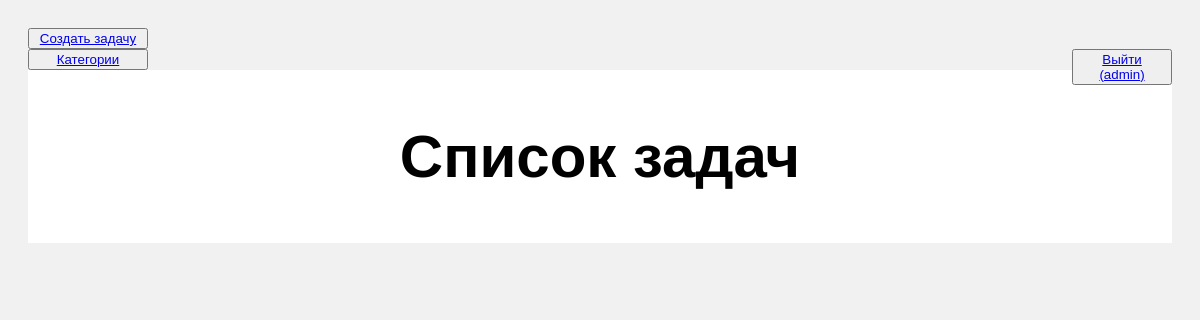
Before: / (signed in) with the older database file.
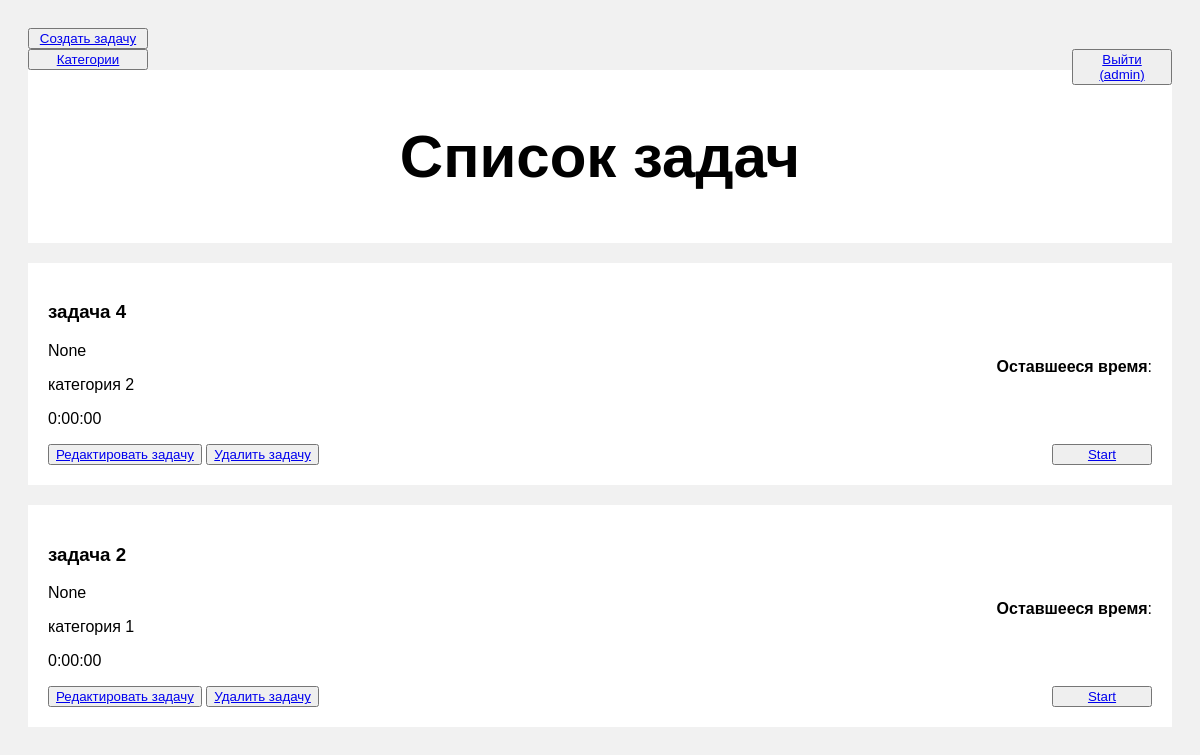
After: the same page with the newer database file.
### core/models.py (models this page shows)
class Account(AbstractUser):
    telegram_nickname = models.CharField(max_length=50)
    class Meta:
        verbose_name_plural = 'Accounts'

### tasks/models.py (models this page shows, shortened)
class Task(models.Model):
    text = models.CharField(max_length=70, validators=[MinLengthValidator(limit_value=5, message='От 5 символов')])
    description = models.CharField(max_length=300, blank=True)
    deadline = models.DateTimeField('deadline', blank=True, null=True)
    account = models.ForeignKey('core.Account', on_delete=models.CASCADE, null=True)
    category = models.ForeignKey('TaskCategory', on_delete=models.PROTECT, null=True)
    @property
    def started(self):
        for tk in self.timekeepers.all():
            if tk.started:
                return True
        return False
    @property
    def spent_time(self):
        counter = datetime.timedelta(0)
        for tk in self.timekeepers.all():
            counter += tk.spent_time
        return counter

class TaskCategory(models.Model):
    name = models.CharField(max_length=15)
    description = models.CharField(max_length=150, blank=True)
    account = models.ForeignKey('core.Account', on_delete=models.CASCADE, null=True)
    class Meta:
        verbose_name_plural = 'Categories'

### tasks/views.py (the view)
# urls.py: path('', views.Index.as_view(), name='index'),
class Index(LoginRequiredMixin, ListView):
    model = Task
    template_name = 'index.html'
    context_object_name = 'tasks'
    extra_context = {'title': 'Главная страница'}
    login_url = '/login'
    def get_queryset(self):
        if not self.request.user:
            return HttpResponse('Ошибка доступа!', status=401)
        return self.model.objects.filter(account=self.request.user.id)

### templates/index.html (shortened to what this page needs)
<!DOCTYPE html>
<html>
<head>
</head>
<body>
<button class='left-btn'><a href='/create_task'>Создать задачу</a></button><br>
<button class='left-btn'><a href='/categories'>Категории</a></button>
{% if user.is_authenticated %}
<button class='right-btn'><a href='/logout'>Выйти ({{ user.username }})</a></button>
{% else %}
<button class='right-btn'><a href='/login'>Войти</a></button><br>
<button class='right-btn'><a href='/registration'>Регистрация</a></button><br>
{% endif %}
<div class="header">
  <h2>Список задач</h2>
</div>
<div class="row">
  <div class="leftcolumn">
    {% for task in tasks reversed %}
      <div class="card">
        <h3>{{task.text}}</h3>
        <p style='float: right'><b>Оставшееся время</b>: {{ task.deadline|timeuntil }}</p>
        <p>{{task.deadline}}</p>
        <p>{{task.category.name}}</p>
        <p>{{task.spent_time}}</p>
        <button><a href='{% url "edit_task" task.id %}'>Редактировать задачу</a></button>
          <button><a href='{% url "delete_task" task.id %}'
           onclick='if (confirm("Удалить")) {return true;} else {event.stopPropagation(); event.preventDefault();}'
        >Удалить задачу</a></button>
        {% if  task.started %}
        <button class='right-btn'><a href=''>End</a></button>
        {% else %}
        <button class='right-btn'><a href='{% url "start_task" task.id %}'>Start</a></button>
        {% endif %}
      </div>
    {% endfor %}
  </div>
</div>
</body>
</html>

### templates/index.html (style rules this page uses)
* { box-sizing: border-box; }
body { font-family: Arial; padding: 20px; background: #f1f1f1; }
.header { padding: 2px; font-size: 40px; text-align: center; background: white; }
.leftcolumn { float: left; width: 100%; }
.card { background-color: white; padding: 20px; margin-top: 20px; }
.row:after { content: ""; display: table; clear: both; }
.right-btn { float: right; width: 100px; }
.left-btn { width: 120px; }

Changed rows visible on the page:
added Task: text "задача 4", deadline "None", category.name "категория 2", spent_time "0:00:00", shows "Start"
added Task: text "задача 2", deadline "None", category.name "категория 1", spent_time "0:00:00", shows "Start"
